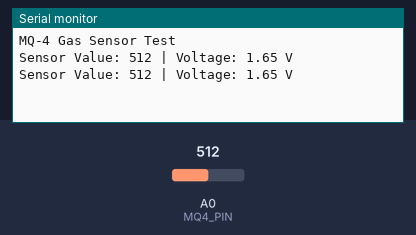
Simulated run of this sketch. Board: Arduino Uno, built with avr-gcc and run on an emulated ATmega328P. On the bench: the last lines printed to the serial monitor. The test bench sets the inputs (shaded band); at power-on: A0 (MQ4_PIN) = 512.

Above: at 1.8 s.
1.9 s: A0 (MQ4_PIN) set to 716
At 2.8 s:
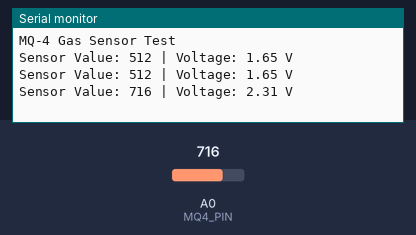
3.4 s: A0 (MQ4_PIN) set to 900
At 4.5 s:
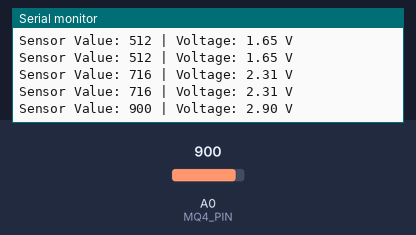
Timing chart, 0 to 6.4 s (numbered marks = the images above; inputs shaded):
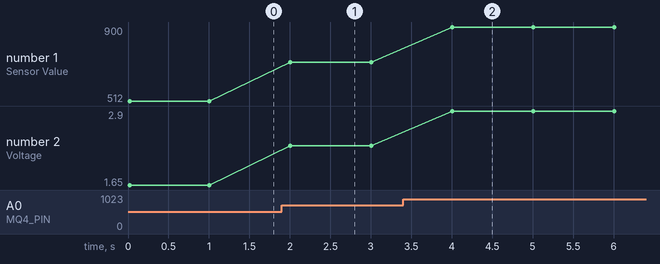

Measured:
- after the input at 1.9 s, the serial monitor: prints a new line after 0.10 s (image 1)
- after the input at 3.4 s, the serial monitor: prints a new line after 0.60 s (image 2)
- plotted number 1: 512 → 716 after the input at 1.9 s, 716 → 900 after the input at 3.4 s
- plotted number 2: 1.65 → 2.31 after the input at 1.9 s, 2.31 → 2.9 after the input at 3.4 s

The sketch:

mq6.ino
```cpp
// Define the pin where the MQ-4 sensor is connected
#define MQ4_PIN A0

void setup() {
  // Start serial communication at a baud rate of 9600
  Serial.begin(9600);
  // Wait for the serial port to connect (for debugging)
  while (!Serial) {
    ; // Wait for serial port to connect. Needed for native USB
  }
  Serial.println("MQ-4 Gas Sensor Test");
}

void loop() {
  // Read the analog value from the MQ-4 sensor
  int sensorValue = analogRead(MQ4_PIN);

  // Convert the analog reading (0-1023) to voltage (0-3.3V)
  float voltage = sensorValue * (3.3 / 1023.0);

  // Display the readings
  Serial.print("Sensor Value: ");
  Serial.print(sensorValue);
  Serial.print(" | Voltage: ");
  Serial.print(voltage);
  Serial.println(" V");

  // Wait for 1 second before taking the next reading
  delay(1000);
}
```
